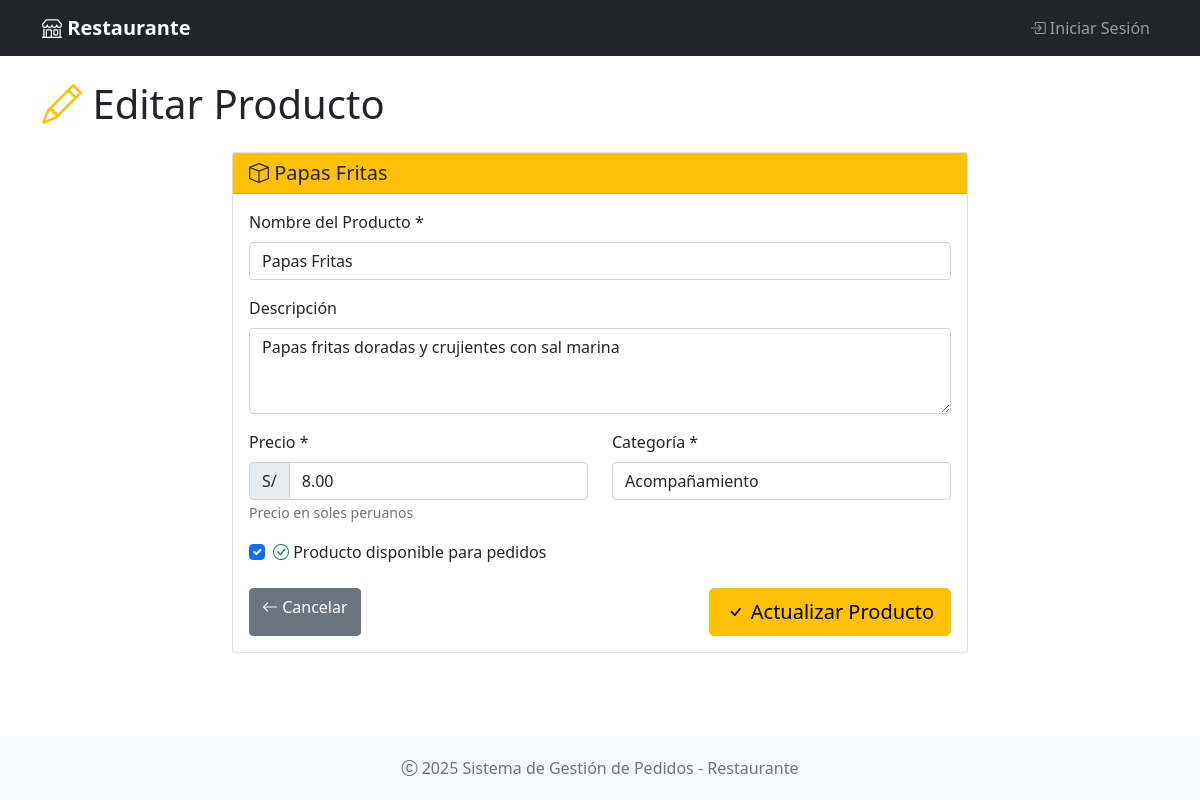
/productos/4/editar, run on the app's committed database.
### app.py (models this page shows, shortened)
class Producto(db.Model):
    __tablename__ = 'productos'
    id = db.Column(db.Integer, primary_key=True)
    nombre = db.Column(db.String(100), nullable=False)
    descripcion = db.Column(db.Text)
    precio = db.Column(db.Float, nullable=False)
    categoria = db.Column(db.String(50), nullable=False)
    disponible = db.Column(db.Boolean, default=True)
    fecha_creacion = db.Column(db.DateTime, default=lambda: datetime.now(timezone.utc))
    detalles_pedido = db.relationship('DetallePedido', backref='producto', lazy=True)

### app.py (the view, shortened to what this page needs)
@app.route('/productos/<int:id>/editar', methods=['GET', 'POST'])
def editar_producto(id):
    producto = Producto.query.get_or_404(id)
    categorias = db.session.query(Producto.categoria).distinct().all()
    categorias = [cat[0] for cat in categorias]
    return render_template('productos/editar.html', producto=producto, categorias=categorias)

### app/templates/productos/editar.html (shortened to what this page needs)
{% extends "base.html" %}
{% block content %}
<div class="row">
    <div class="col-12">
        <h1 class="display-6 mb-4">
            <i class="bi bi-pencil text-warning"></i> Editar Producto
        </h1>
    </div>
</div>
<div class="row justify-content-center">
    <div class="col-md-8">
        <div class="card">
            <div class="card-header bg-warning text-dark">
                <h5 class="mb-0">
                    <i class="bi bi-box"></i> {{ producto.nombre }}
                </h5>
            </div>
            <div class="card-body">
                <form method="POST">
                    <div class="mb-3">
                        <label for="nombre" class="form-label">Nombre del Producto *</label>
                        <input type="text" class="form-control" id="nombre" name="nombre" required
                               value="{{ producto.nombre }}" placeholder="Ej: Hamburguesa Clásica">
                    </div>
                    <div class="mb-3">
                        <label for="descripcion" class="form-label">Descripción</label>
                        <textarea class="form-control" id="descripcion" name="descripcion" rows="3"
                                placeholder="Describe los ingredientes y características del producto...">{{ producto.descripcion or '' }}</textarea>
                    </div>
                    <div class="row">
                        <div class="col-md-6 mb-3">
                            <label for="precio" class="form-label">Precio *</label>
                            <div class="input-group">
                                <span class="input-group-text">S/</span>
                                <input type="number" class="form-control" id="precio" name="precio"
                                       min="0" step="0.50" required value="{{ '%.2f'|format(producto.precio) }}" placeholder="0.00">
                            </div>
                            <small class="form-text text-muted">Precio en soles peruanos</small>
                        </div>
                        <div class="col-md-6 mb-3">
                            <label for="categoria" class="form-label">Categoría *</label>
                            <select class="form-control" id="categoria" name="categoria" required
                                    onchange="toggleNuevaCategoria()">
                                {% for categoria in categorias %}
                                    <option value="{{ categoria }}" {{ 'selected' if categoria == producto.categoria else '' }}>
                                        {{ categoria }}
                                    </option>
                                {% endfor %}
                            </select>
                        </div>
                    </div>
                    <div class="mb-4">
                        <div class="form-check">
                            <input class="form-check-input" type="checkbox" id="disponible" name="disponible"
                                   {{ 'checked' if producto.disponible else '' }}>
                            <label class="form-check-label" for="disponible">
                                <i class="bi bi-check-circle text-success"></i>
                                Producto disponible para pedidos
                            </label>
                        </div>
                    </div>
                    <div class="d-flex justify-content-between">
                        <a href="{{ url_for('ver_producto', id=producto.id) }}" class="btn btn-secondary">
                            <i class="bi bi-arrow-left"></i> Cancelar
                        </a>
                        <button type="submit" class="btn btn-warning btn-lg">
                            <i class="bi bi-check"></i> Actualizar Producto
                        </button>
                    </div>
                </form>
            </div>
        </div>
    </div>
</div>
{% endblock %}

### app/templates/base.html (style rules this page uses)
.min-vh-100 { min-height: 100vh; }

### data on the page
Producto: nombre "Papas Fritas", descripcion "Papas fritas doradas y crujientes con sal marina", precio "8.00"

### other printed values
form field categoria "Acompañamiento"
